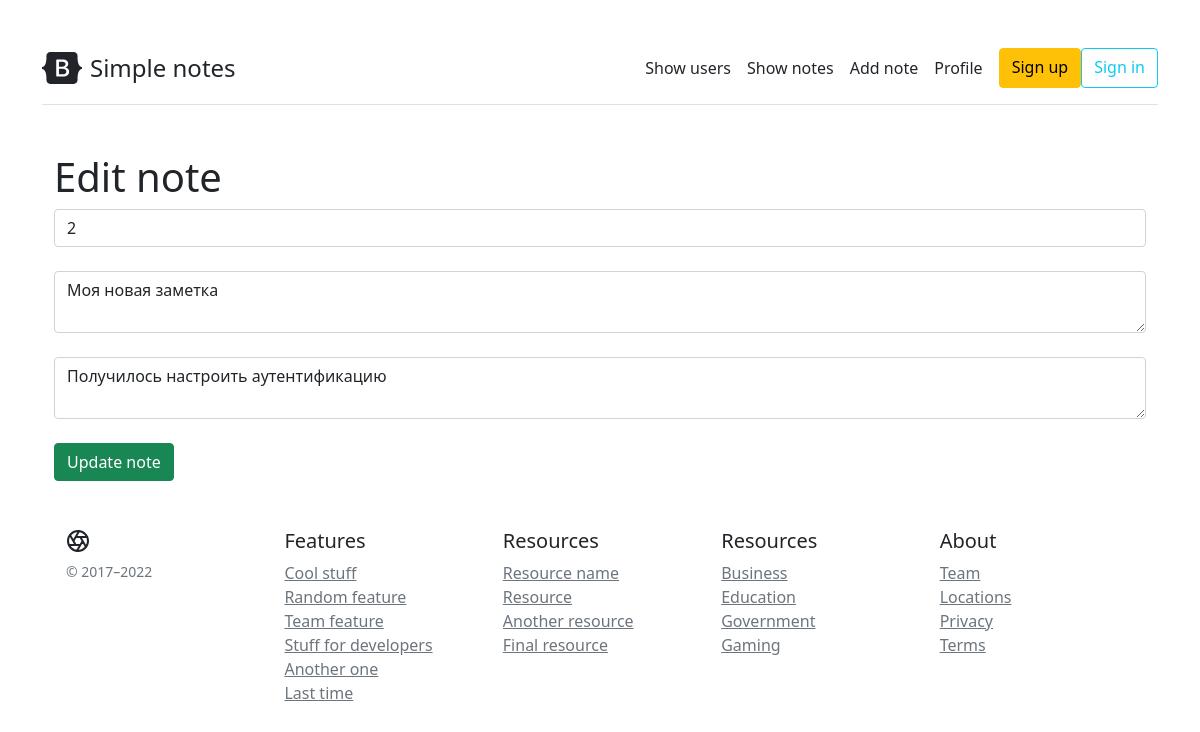
The page /notes/1/update on the database its author committed.
### app.py (models this page shows, shortened)
class Notes(db.Model):
    id = db.Column(db.Integer, primary_key=True)
    user_id = db.Column(db.Integer)
    title = db.Column(db.String(250), nullable=False)
    text = db.Column(db.Text, nullable=False)
    date = db.Column(db.DateTime, default=datetime.utcnow)

### app.py (the view)
@app.route('/notes/<int:notes_id>/update', methods=['POST', "GET"])
def update_note(notes_id):
    note = Notes.query.get(notes_id)
    if request.method == 'POST':
        note.user_id = request.form['user_id']
        note.title = request.form['title']
        note.text = request.form['text']
        try:
            db.session.commit()  # save
            return redirect('/notes')
        except:
            return "Error"
    else:
        return render_template('update_note.html', note=note)

### templates/update_note.html (shortened to what this page needs)
{% extends 'base.html' %}
{% block body %}
<div class="container mt-5">
    <h1>Edit note</h1>
    <form method="post">
        <input type="number" name="user_id" id="user_id" placeholder="User id" value="{{ note.user_id }}" class="form-control"><br>
        <textarea type="text" name="title" id="title" placeholder="title"  class="form-control">{{ note.title }}</textarea><br>
        <textarea type="text" name="text" id="text" placeholder="text" class="form-control">{{ note.text }}</textarea><br>
        <input type="submit" class="btn btn-success" value="Update note">
    </form>
{% endblock %}

### rows shown on the page
Notes: user_id "2", title "Моя новая заметка", text "Получилось настроить аутентификацию"
